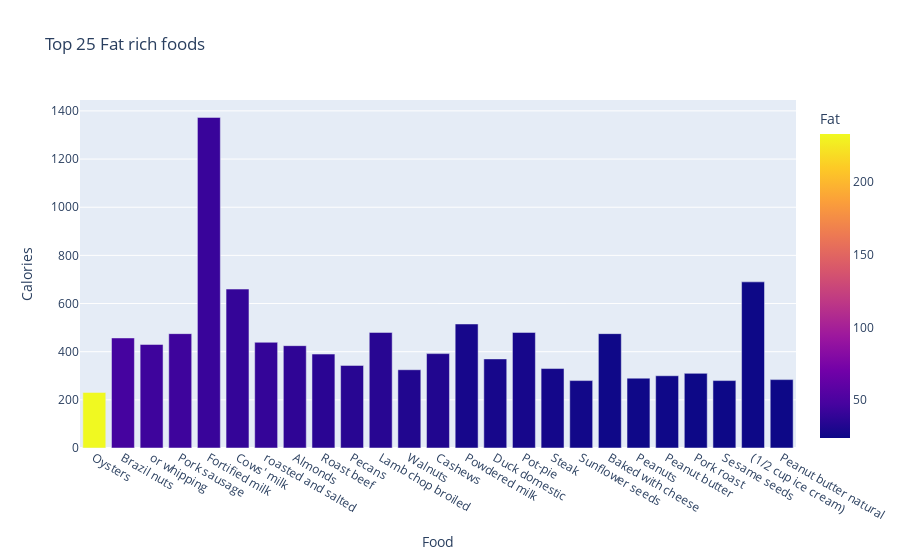

The notebook cell this image was saved under:
### Markdown cell above
Fortified milk has the highest content of calories as we saw in protein graph, followed by white 20 slices. Powdered milk, nuts and almonds contain almost the same calories.

### Code cell
Fat_types = Nutrients[Nutrients['Category'].isin(Types)]
Fat_sort = Fat_types.sort_values(by='Fat', ascending= False)
Fat_25 = Fat_sort.head(25)
graph = px.bar(Fat_25, x = 'Food', y = 'Calories',color='Fat', title=' Top 25 Fat rich foods')
graph.show()

### Figure 1 — Plotly figure (JSON) as saved in the notebook; plotly's stock layout.template omitted (floating-point values rounded to 4 significant figures)
{"data": [{"alignmentgroup": "True", "hovertemplate": "Food=%{x}<br>Calories=%{y}<br>Fat=%{marker.color}<extra></extra>", "legendgroup": "", "marker": {"color": [233, 47, 44, 44, 42, 40, 40, 38, 36, 35, 35, 32, 32, 28, 28, 28, 27, 26, 25, 25, 25, 24, 24, 24, 24], "coloraxis": "coloraxis", "pattern": {"shape": ""}}, "name": "", "offsetgroup": "", "orientation": "v", "showlegend": false, "textposition": "auto", "type": "bar", "x": ["Oysters", "Brazil nuts", "or whipping", "Pork sausage", "Fortified milk", "Cows' milk", "roasted and salted", "Almonds", "Roast beef", "Pecans", "Lamb chop broiled", "Walnuts", "Cashews", "Powdered milk", "Duck domestic", "Pot-pie", "Steak", "Sunflower seeds", "Baked with cheese", "Peanuts", "Peanut butter", "Pork roast", "Sesame seeds", "(1/2 cup ice cream)", "Peanut butter natural"], "xaxis": "x", "y": [231, 457, 430, 475, 1373, 660, 439, 425, 390, 343, 480, 325, 392, 515, 370, 480, 330, 280, 475, 290, 300, 310, 280, 690, 284], "yaxis": "y"}], "layout": {"barmode": "relative", "coloraxis": {"colorbar": {"title": {"text": "Fat"}}, "colorscale": [[0, "#0d0887"], [0.1111, "#46039f"], [0.2222, "#7201a8"], [0.3333, "#9c179e"], [0.4444, "#bd3786"], [0.5556, "#d8576b"], [0.6667, "#ed7953"], [0.7778, "#fb9f3a"], [0.8889, "#fdca26"], [1, "#f0f921"]]}, "legend": {"tracegroupgap": 0}, "title": {"text": " Top 25 Fat rich foods"}, "xaxis": {"anchor": "y", "domain": [0, 1], "title": {"text": "Food"}}, "yaxis": {"anchor": "x", "domain": [0, 1], "title": {"text": "Calories"}}}}
